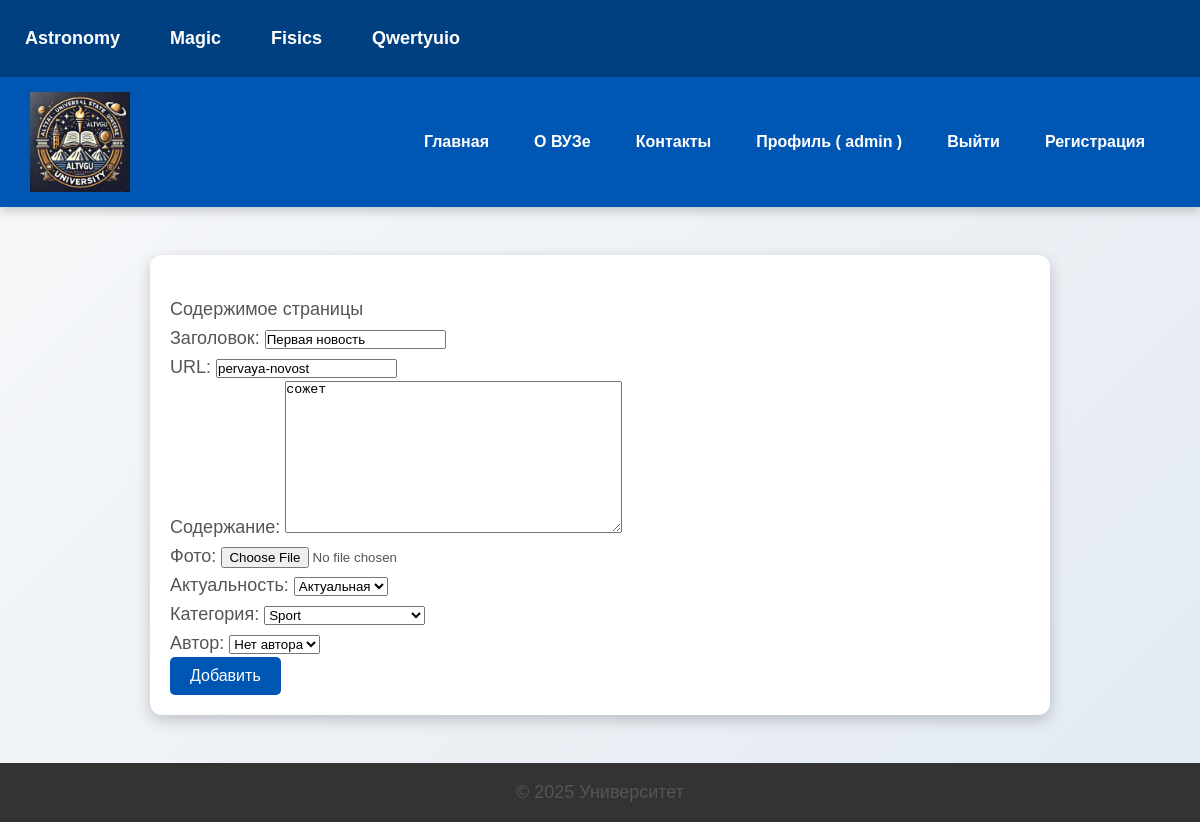
The page /edit/pervaya-novost/ (signed in) on the database its author committed.
### users/models.py (models this page shows, shortened)
class User(AbstractUser):
    photo = models.ImageField(upload_to='users/', blank=True, null=True)
    date_birth = models.DateField(null=True, blank=True)

### university/models.py (models this page shows, shortened)
class News(models.Model):
    class Status(models.IntegerChoices):
        DRAFT = 0, 'Старая'
        actual = 1, 'Актуальная'
    tags = models.ManyToManyField(Tag, related_name='news')
    author = models.OneToOneField(Author, on_delete=models.CASCADE, null=True, blank=True)
    objects = models.Manager()
    category =  models.ForeignKey('Category', on_delete=models.CASCADE, verbose_name="Категория")
    published = PublishedModel()
    title = models.CharField(max_length=255, verbose_name="Заголовок")
    content = models.TextField(verbose_name="Содержание")
    actual = models.BooleanField(
        choices=[(False, 'Старая'), (True, 'Актуальная')],
        default=False,
        verbose_name="Актуальность"
    )
    photo = models.ImageField(upload_to="photos/%Y/%m/%d/",default=None, blank=True, null=True,verbose_name="Фото")
    slug = models.SlugField(unique=True, verbose_name="URL", allow_unicode=True)
    class Meta:
        verbose_name = "Новость"
        verbose_name_plural = "Новости"
        permissions = [
            ("can_publish", "Может публиковать новости"),
            ("can_edit", "Может редактировать новости")
        ]

### university/views.py (the view)
# urls.py: path('edit/<slug:post_slug>/', views.EditNews.as_view(), name='edit_news'),
class EditNews(PermissionRequiredMixin, UpdateView):
    permission_required = 'university.change_news'
    raise_exception = True
    model = News
    form_class = AddPostForm
    template_name = 'university/addpage.html'
    success_url = reverse_lazy('home')
    slug_field = 'slug'
    slug_url_kwarg = 'post_slug'
    title_page = 'Редактирование статьи'

### university/forms.py (shortened to what this page needs)
class AddPostForm(forms.ModelForm):
    category = forms.ModelChoiceField(
        queryset=Category.objects.all(),
        empty_label="Категория не выбрана",
        label="Категория"
    )
    author = forms.ModelChoiceField(
        queryset=Author.objects.all(),
        required=False,
        empty_label="Нет автора",
        label='Автор'
    )
    slug = forms.SlugField(
        label="URL",
    )
    class Meta:
        model = News
        fields = ['title', 'slug', 'content','photo', 'actual', 'category','author']

### university/models.py (called while the page is built)
    def __str__(self):
        return self.name

### university/templatetags/university_tags.py (called while the page is built)
@register.simple_tag
def get_categories():
    return cafs_db

### university/templates/university/addpage.html (shortened to what this page needs)
{% extends 'base.html' %}
{% block content %}
<p>Содержимое страницы</p>
<form action="{% url 'addpage' %}" method="post" enctype="multipart/form-data" >
{{ form.as_p }}
<button type="submit">Добавить</button>
</form>
{% endblock %}

### templates/base.html (shortened to what this page needs)
<!DOCTYPE html>
<html lang="ru">
<head>
    {% load static %}
    {% load university_tags %}
    <link rel="stylesheet" href="{% static 'university/css/styles.css' %}">
</head>
<body>
{% get_categories as categories %}
<header class="categories-header">
    <nav>
        <ul class="categories-menu">
            {% for cat in categories %}
                <li><a href="#">{{ cat.name }}</a></li>
            {% endfor %}
        </ul>
    </nav>
</header>
    <header>
        <div class="logo-container">
            <img src="{% static 'university/images/logo.jpg' %}" alt="Логотип" class="logo">
        </div>
        <nav>
            <ul class="menu">
                <li><a href="{% url 'home' %}">Главная</a></li>
                <li><a href="{% url 'about' %}">О ВУЗе</a></li>
                <li><a href="{% url 'contact' %}">Контакты</a></li>
                {% if user.is_authenticated %}
                    <li><a href="{% url 'users:profile' %}">Профиль ( {{ user.username }} )</a></li>
                    <li><a href="{% url 'users:logout' %}">Выйти </a></li>
                {% else %}
                    <li><a href="{% url 'users:login' %}">Войти</a></li>
                {% endif %}
                <li><a href="{% url 'users:register' %}">Регистрация</a></li>
            </ul>
        </nav>
    </header>
    <main>
        <div class="container">
            {% block content %}
            {% endblock %}
        </div>
    </main>
    <footer>
        <p>© 2025 Университет</p>
    </footer>
</body>
</html>

### university/static/university/css/styles.css (style rules this page uses)
* { box-sizing: border-box; margin: 0; padding: 0; }
body { font-family: 'Arial', sans-serif; background: linear-gradient(135deg, #f8f9fa, #e3eaf2); color: #333; }
header { display: flex; align-items: center; justify-content: space-between; background: #0056b3; padding: 15px 30px; color: white; box-shadow: 0 4px 10px rgba(0, 0, 0, 0.2); }
.logo-container { display: flex; align-items: center; }
.logo { height: 100px; width: auto; margin-right: 15px; transition: transform 0.3s ease-in-out; }
nav { background: transparent; padding: 10px; }
.menu { list-style: none; display: flex; gap: 15px; }
.menu a { text-decoration: none; color: white; font-size: 1rem; font-weight: bold; padding: 10px 15px; border-radius: 5px; transition: background 0.3s, color 0.3s; display: block; }
.container { max-width: 900px; margin: 3rem auto; padding: 20px; background: white; border-radius: 12px; box-shadow: 0 5px 15px rgba(0, 0, 0, 0.2); animation: fadeIn 0.8s ease-in-out; }
p { font-size: 1.125rem; line-height: 1.6; color: #555; }
button { background: #0056b3; color: white; padding: 10px 20px; border: none; border-radius: 5px; font-size: 1rem; cursor: pointer; transition: background 0.3s, transform 0.2s; }
.categories-header { background-color: #004080; padding: 10px 0; text-align: center; }
.categories-menu { list-style: none; display: flex; justify-content: center; gap: 20px; }
.categories-menu a { color: white; text-decoration: none; font-size: 1.125rem; font-weight: bold; padding: 8px 15px; border-radius: 5px; transition: background 0.3s; display: block; }
footer { text-align: center; padding: 15px; background: #333; color: white; margin-top: 2rem; }

### rows shown on the page
User: username "admin"
News: title "Первая новость", slug "pervaya-novost", content "сожет", actual "Актуальная", category "Sport", author "Нет автора"

### other values the page prints
{{ cat.name }} "Astronomy" "Magic" "Fisics" "Qwertyuio"
